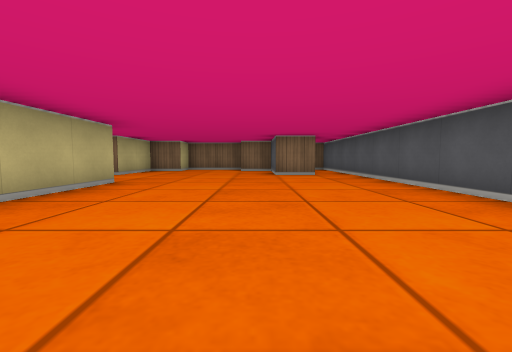
[1] (above)

18 first-person views from a walk through a cub3D level. The camera is about half as high as the walls, tilts 4° down and sees 90° across. The floor is counted in squares. Each view is taken from the middle of a square. On the plan, view 1 faces up. The plan holds only what a view shows up to about 9 squares ahead; the rest is blank.

[2]
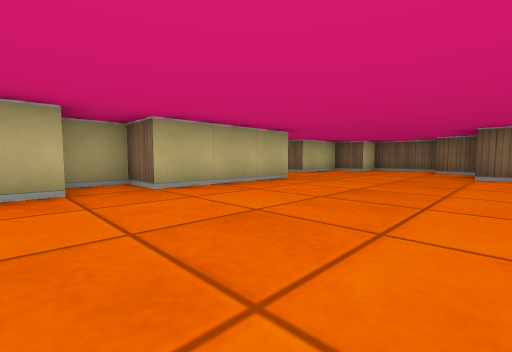

[3]
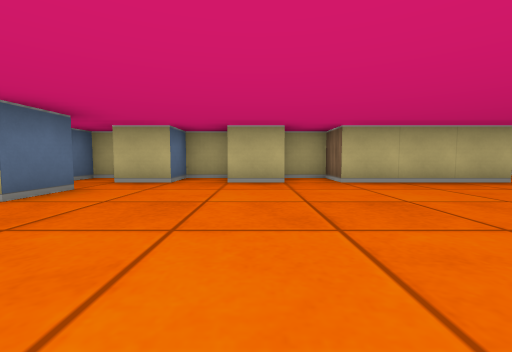

[4]
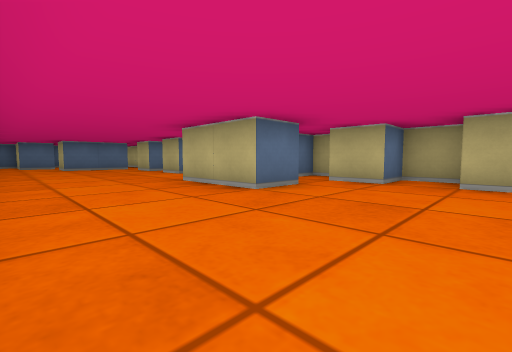

[5]
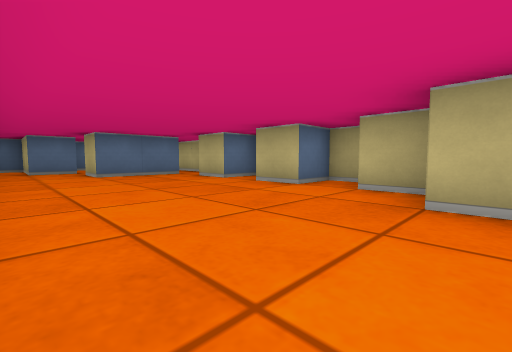

[6]
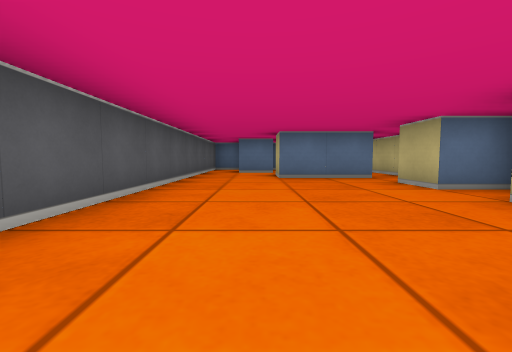

[7]
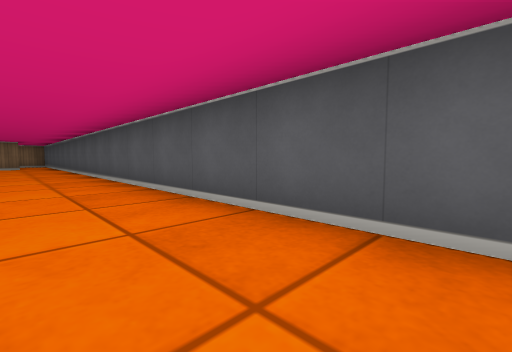

[8]
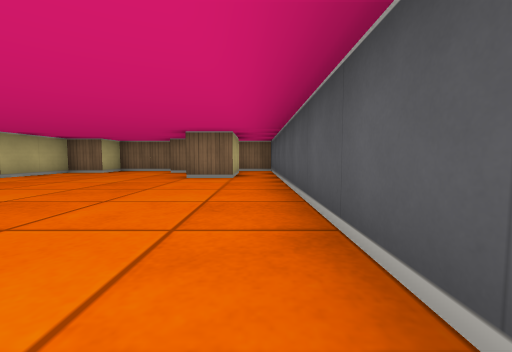

[9]
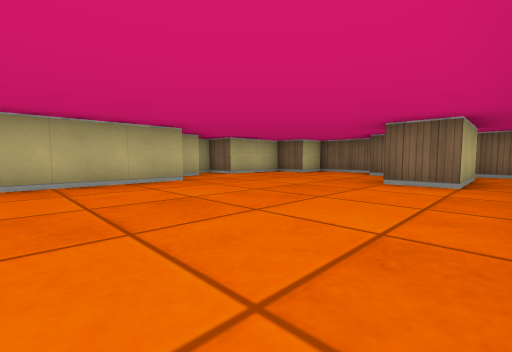

[10]
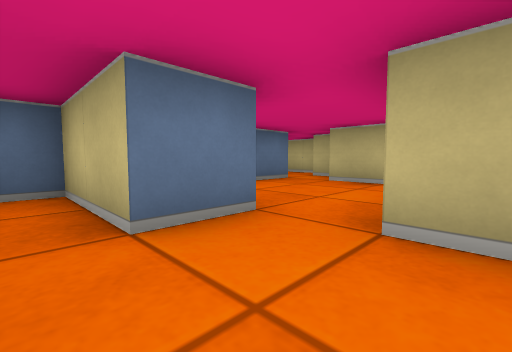

[11]
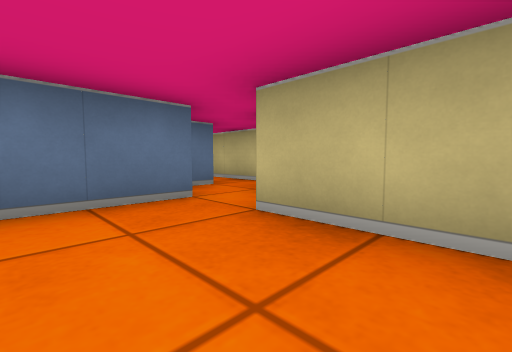

[12]
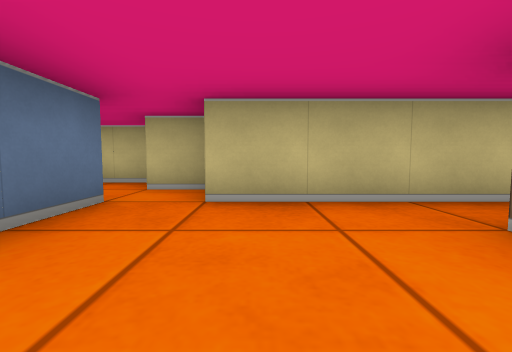

[13]
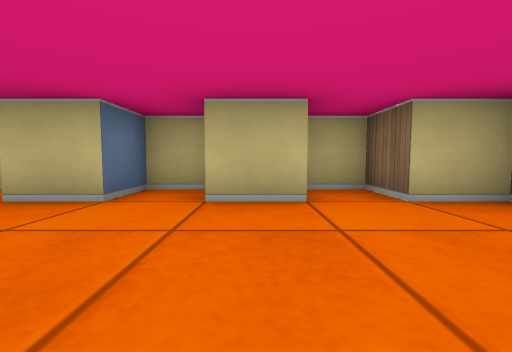

[14]
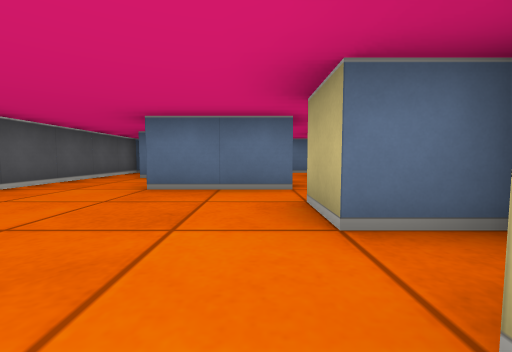

[15]
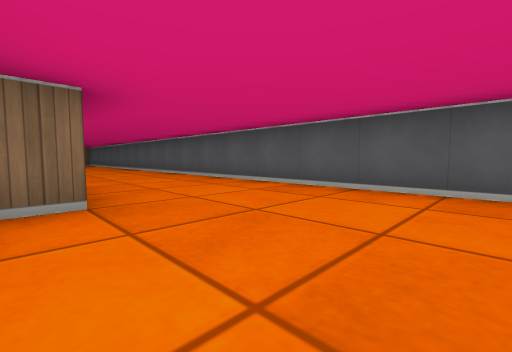

[16]
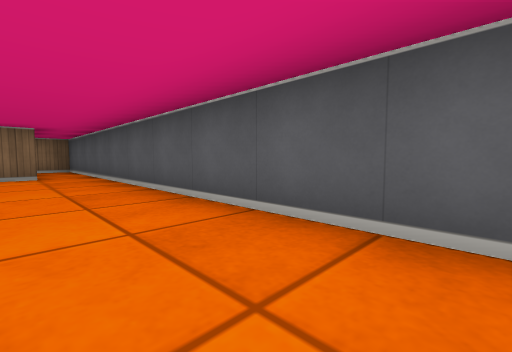

[17]
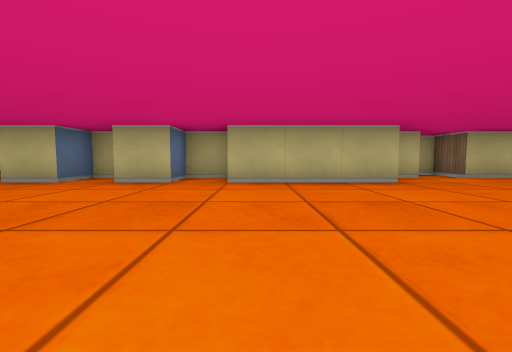

[18]
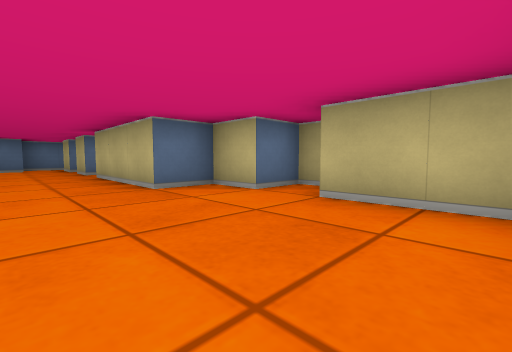

### Floor plan
Points are (right, up) in squares from view 1. A wall is a line through its corners. A room is listed if a view was taken in it or the views show most of it. See-through windows are left out.
Room 1 (views 1, 2, 3, 4, 5, 6, 7, 8, 9, 13, 14, 15, 16, 17, 18)
walls: (-1.6, -2.5) (-0.5, -2.5) (-0.5, -4.5) (-1.5, -4.5) (-1.5, -5.5) (-2.5, -5.5) (-2.5, -6.5) (-1.5, -6.5) (-1.5, -7.5); (-3.5, -0.5) (-3.5, -1.5) (-2.5, -1.5) (-2.5, -2.5); (-3.5, -3) (-3.5, -3.5) (-1.5, -3.5); (-2.5, -7.6) (-2.5, -8.5) (-1.5, -8.5) (-1.5, -9.5); (1.5, 6.5) (0.5, 6.5) (0.5, 8.5) (-0.5, 8.5); (-1.6, -10.5) (0.5, -10.5); (-2.5, -10.4) (-2.5, -11.6); (2.5, -10.5) (2.5, 6.5); (-0.6, 9.5) (-2.5, 9.5) (-2.5, 8.5) (-3.5, 8.5) (-3.5, 6.5) (-4.5, 6.5) (-4.5, 5.5) (-3.5, 5.5) (-3.5, 4.5) (-2.5, 4.5) (-2.5, 1.5) (-3.5, 1.5) (-3.5, 0.5) (-2.5, 0.5) (-2.5, -0.5)
ways out: opening at (1.5, -11) to room 2; opening at (-2, -11) to room 3; opening at (2, 7) to room 4
Room 2 (view 10)
walls: (0.4, -12.5) (1.5, -12.5) (1.5, -14.5) (2.5, -14.5) (2.5, -10.5); (0.5, -10.5) (0.5, -11.5)
ways out: opening at (1.5, -11) to room 1; opening at (1, -12) to room 3
Room 3 (views 11, 12)
walls: (-2.5, -11.6) (-2.5, -13.5); (-2.6, -14.5) (0.2, -14.5); (-3.5, -13.6) (-3.5, -14.5)
ways out: opening at (-2, -11) to room 1; opening at (1, -12) to room 2; opening at (-3, -14)
Room 4 (no view inside)
walls: (1.5, 8.5) (1.5, 6.5); (2.5, 6.5) (2.5, 9.5) (1.4, 9.5)
ways out: opening at (2, 7) to room 1

Positions as (right, up) in squares from view 1, and headings:
1: (0, 0), facing up
2: (1, 0), facing up-left
3: (2, 0), facing left
4: (2, 0), facing down-left
5: (2, -4), facing down-left
6: (1, -5), facing down
7: (1, -6), facing up-right
8: (2, 1), facing up
9: (2, 2), facing up-left
10: (2, -11), facing down-left
11: (-1, -12), facing down-left
12: (0, -13), facing left
13: (1, -7), facing left
14: (-1, -7), facing down
15: (-1, -7), facing up-right
16: (1, 0), facing up-right
17: (2, 2), facing left
18: (-1, 8), facing down-left
